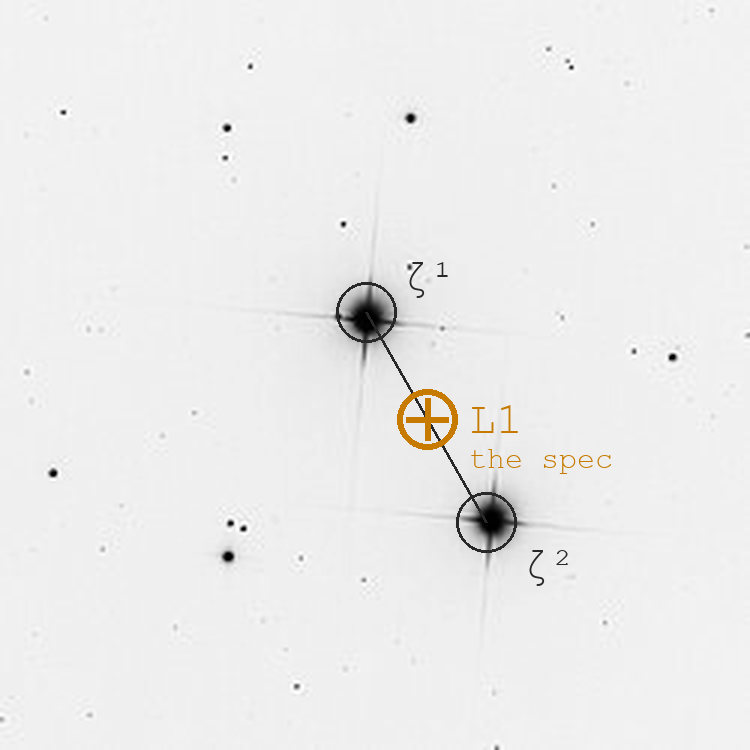
#> input picture docs/experiments/basin_lagrange.png, 750 x 750 px, given in place of logo.png, which was not available
$ python lagrange.py
#> lines starting #> are read from the running program, lines starting #| are printed output that depends on the picture; after the words box and inside, x2 and y2 are one past the last pixel; in counts of white or black regions, pixels touching at a corner belong together; pictures that were not available may be replaced by others from this repository, and a replacement may not be noted
"""Draw the L1 Lagrange point between ζ¹ and ζ² Reticuli on the logo.

The metaphor, made literal. The two stars are two realizations of one claim —
two mass wells. Each star's "mass" is read from its own luminous footprint in
the image; the inner Lagrange point L1 is the balance between them
(m1/r1² = m2/r2²), the saddle from which a test mass falls into either well.
That saddle is where the *spec* sits: massless next to the implementations,
reproducible into either. The minimal-USD realization is the spec arriving at
L1 — trivial cost, then downhill to a valid star.

    python3 docs/experiments/lagrange.py [out.png]
"""
import sys

import numpy as np
from PIL import Image, ImageDraw, ImageFont

SRC = "logo.png"
OUT = sys.argv[1] if len(sys.argv) > 1 else "docs/experiments/basin_lagrange.png"
SCALE = 3


def star_centers(dark: np.ndarray) -> tuple:
    h, w = dark.shape
    yy, xx = np.mgrid[0:h, 0:w]

    def peak(d):
        i = int(d.argmax())
        return i % w, i // w                          # x, y

    x1, y1 = peak(dark)
    d2 = dark.copy()
    d2[(yy - y1) ** 2 + (xx - x1) ** 2 < 45 ** 2] = 0
    x2, y2 = peak(d2)
    return (x1, y1), (x2, y2)


def mass(dark: np.ndarray, cx: int, cy: int, r: int = 38) -> float:
    """Luminous footprint = integrated darkness in a disk — the well's depth."""
    h, w = dark.shape
    yy, xx = np.mgrid[0:h, 0:w]
    disk = (yy - cy) ** 2 + (xx - cx) ** 2 < r ** 2
    return float(dark[disk].sum())


def main() -> int:
    g = np.asarray(Image.open(SRC).convert("L"), float)
    dark = 255 - g
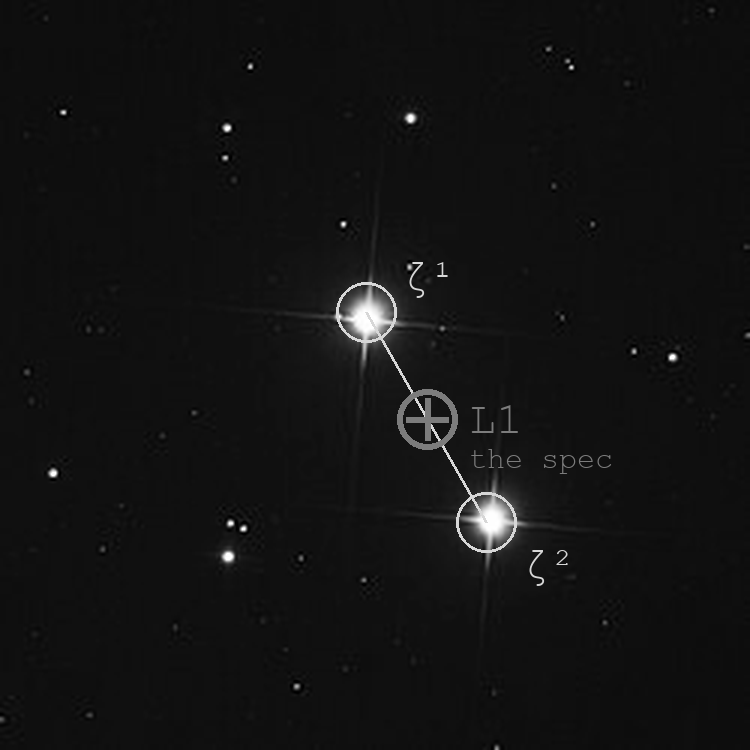
#> dark: shape (750, 750) float64; min 0, max 255, mean 18.4
    (x1, y1), (x2, y2) = star_centers(dark)
#> in peak, `i = int(d.argmax())`: i = 87410
#> in star_centers, `x1, y1 = peak(dark)`: x1 = 410; y1 = 116
#> in star_centers, `d2[(yy - y1) ** 2 + (xx - x1) ** 2 < 45 ** 2] = 0`: d2: shape (750, 750) float64; 1.13% of pixels changed, all inside (x1, y1, x2, y2) = (366, 72, 455, 161)
#> in star_centers, `x2, y2 = peak(d2)`: x2 = 227; y2 = 127
#> x1 = 410; y1 = 116; x2 = 227; y2 = 127
    m1, m2 = mass(dark, x1, y1), mass(dark, x2, y2)
#> in mass, `disk = (yy - cy) ** 2 + (xx - cx) ** 2 < r ** 2`:
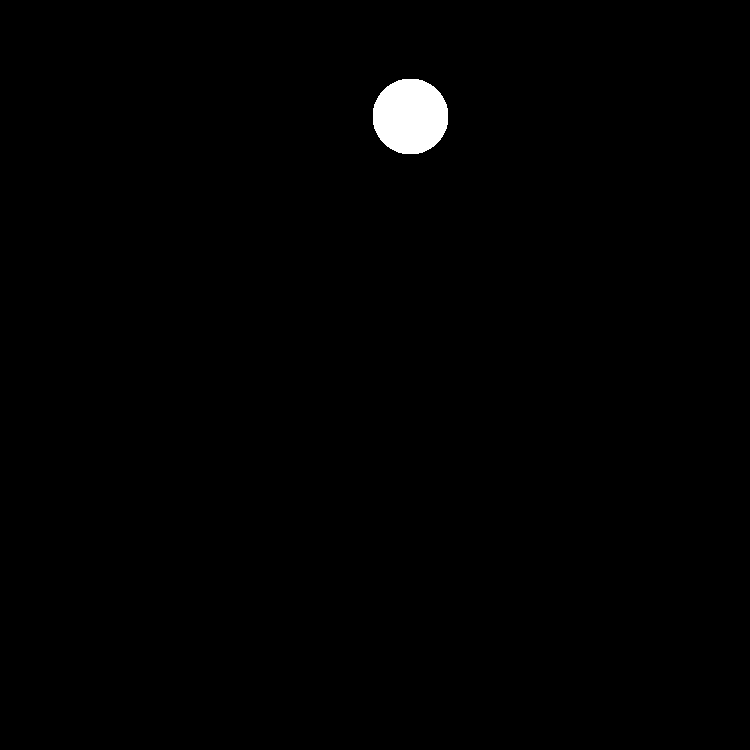
#> disk: shape (750, 750) bool; 0.8% white; 1 white region, box (x1, y1, x2, y2) and area: (373, 79, 448, 154) 4509
#> call 2 of mass, with cx = 227, cy = 127, r = 38
#> in mass (call 2), `yy, xx = np.mgrid[0:h, 0:w]`:
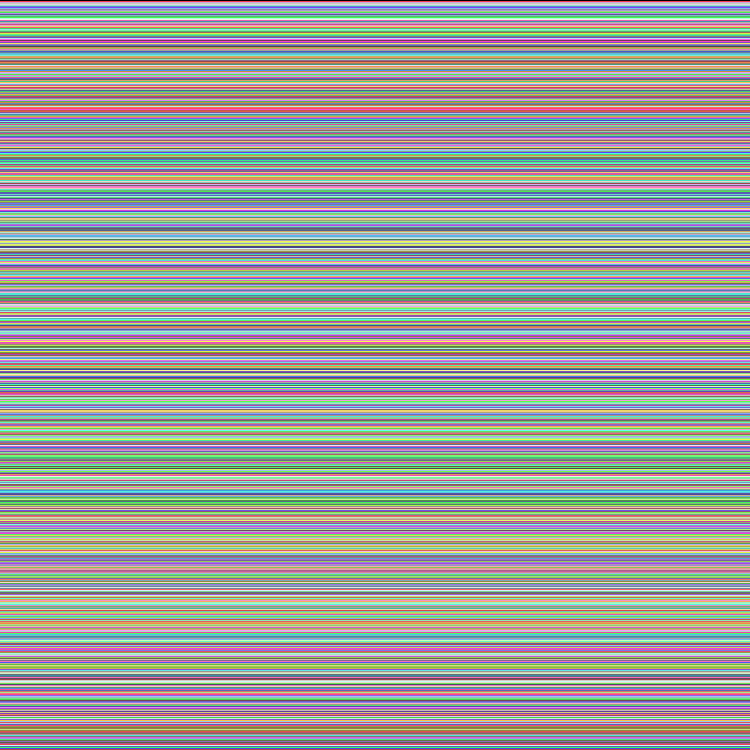
#> yy: shape (750, 750) int64; 750 distinct labels, from 0 to 749; one colour per label, 0 black
#> in mass (call 2), `yy, xx = np.mgrid[0:h, 0:w]`:
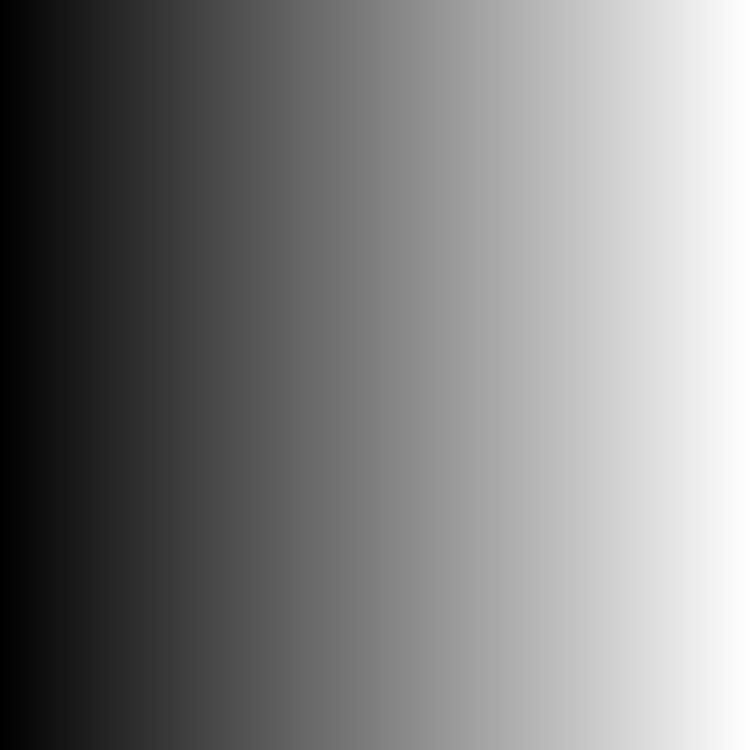
#> xx: shape (750, 750) int64; min 0, max 749, mean 374.5; drawn with min black and max white
#> in mass (call 2), `disk = (yy - cy) ** 2 + (xx - cx) ** 2 < r ** 2`:
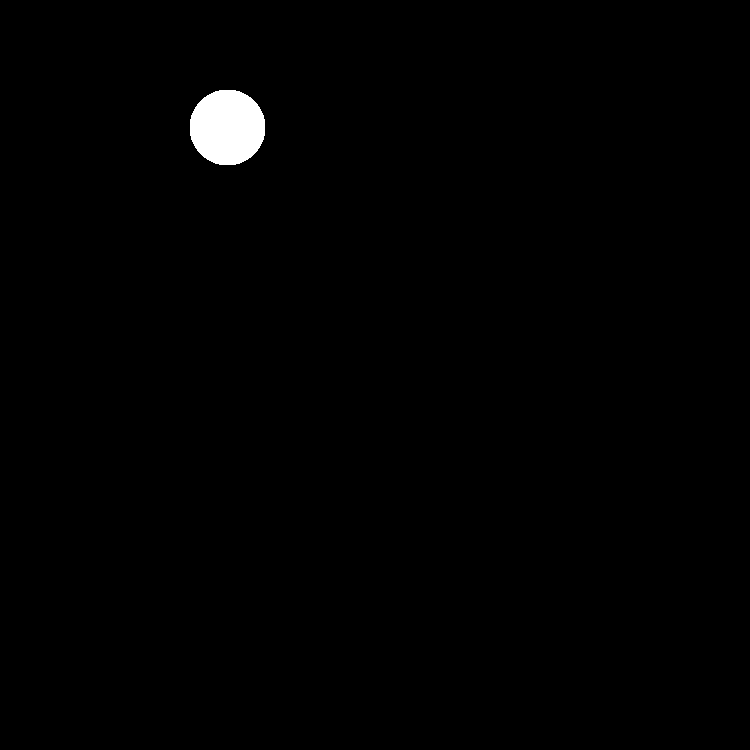
#> disk: shape (750, 750) bool; 0.8% white; 1 white region, box (x1, y1, x2, y2) and area: (190, 90, 265, 165) 4509
#> m1 = 89429; m2 = 80015

    # L1 on the segment: the gravitational null, r1/r2 = sqrt(m1/m2), so the
    # saddle leans toward the lighter well.
    t = np.sqrt(m1) / (np.sqrt(m1) + np.sqrt(m2))     # fraction from star1 -> star2
#> t = 0.514
    lx, ly = x1 + t * (x2 - x1), y1 + t * (y2 - y1)
#> lx = 316; ly = 121.7
    ratio = m2 / m1
#> ratio = 0.895

    im = Image.open(SRC).convert("RGB").resize(
        (g.shape[1] * SCALE, g.shape[0] * SCALE), Image.LANCZOS)
    d = ImageDraw.Draw(im)
    S = SCALE
    amber, ink = (198, 122, 0), (40, 40, 40)
    try:
        font = ImageFont.truetype(
            "/System/Library/Fonts/Supplemental/Courier New.ttf", 15 * S)
        small = ImageFont.truetype(
            "/System/Library/Fonts/Supplemental/Courier New.ttf", 10 * S)
    except OSError:
        font = small = ImageFont.load_default()

    def ring(x, y, r, color, width=2):
        d.ellipse([(x * S - r, y * S - r), (x * S + r, y * S + r)],
                  outline=color, width=width * S)

    # the line between the wells, the two stars, and the saddle
    d.line([(x1 * S, y1 * S), (x2 * S, y2 * S)], fill=ink, width=1 * S)
    ring(x1, y1, 10 * S, ink, 1)
    ring(x2, y2, 10 * S, ink, 1)
    d.text((x1 * S + 12 * S, y1 * S - 20 * S), "ζ¹", font=font, fill=ink)
    d.text((x2 * S + 12 * S, y2 * S + 6 * S), "ζ²", font=font, fill=ink)

    r = 7 * S                                          # the L1 mark: an amber cross-in-ring
    d.line([(lx * S - r, ly * S), (lx * S + r, ly * S)], fill=amber, width=2 * S)
    d.line([(lx * S, ly * S - r), (lx * S, ly * S + r)], fill=amber, width=2 * S)
    ring(lx, ly, 10 * S, amber, 2)
    d.text((lx * S + 14 * S, ly * S - 8 * S), "L1", font=font, fill=amber)
    d.text((lx * S + 14 * S, ly * S + 8 * S), "the spec", font=small, fill=amber)

    im.save(OUT)
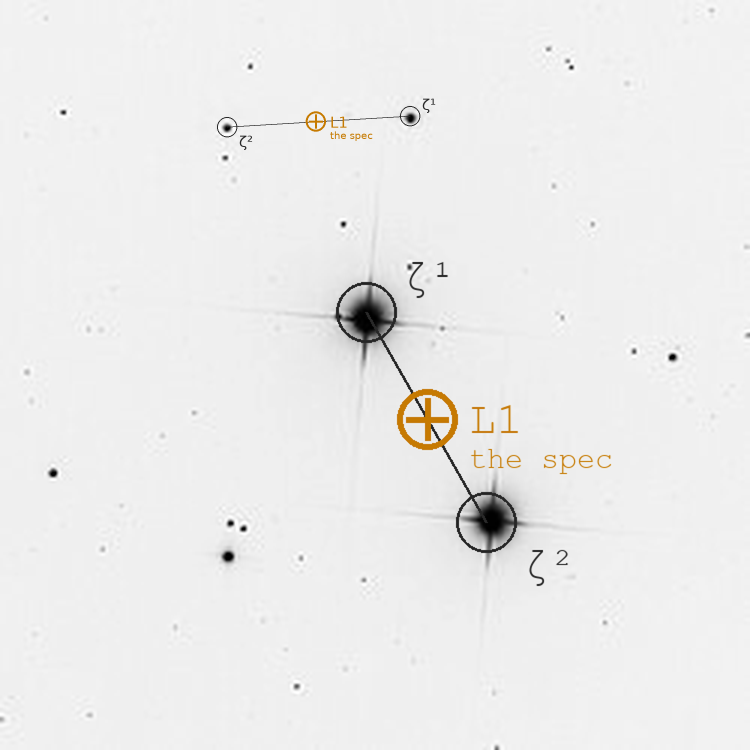
#> saved as basin_lagrange.png: PIL image 2250x2250 RGB (shown at 1/3 size); mean R, G, B 236.7, 236.4, 235.9
    print(f"stars  ζ¹ ({x1},{y1})  ζ² ({x2},{y2})   mass ratio m2/m1 = {ratio:.3f}")
#| stars  ζ¹ (410,116)  ζ² (227,127)   mass ratio m2/m1 = 0.895
    print(f"L1     ({lx:.1f},{ly:.1f})   {t*100:.1f}% from ζ¹ toward ζ²")
#| L1     (316.0,121.7)   51.4% from ζ¹ toward ζ²
    print(f"wrote  {OUT}")
    return 0


if __name__ == "__main__":
    sys.exit(main())
#> (the program exits here)
